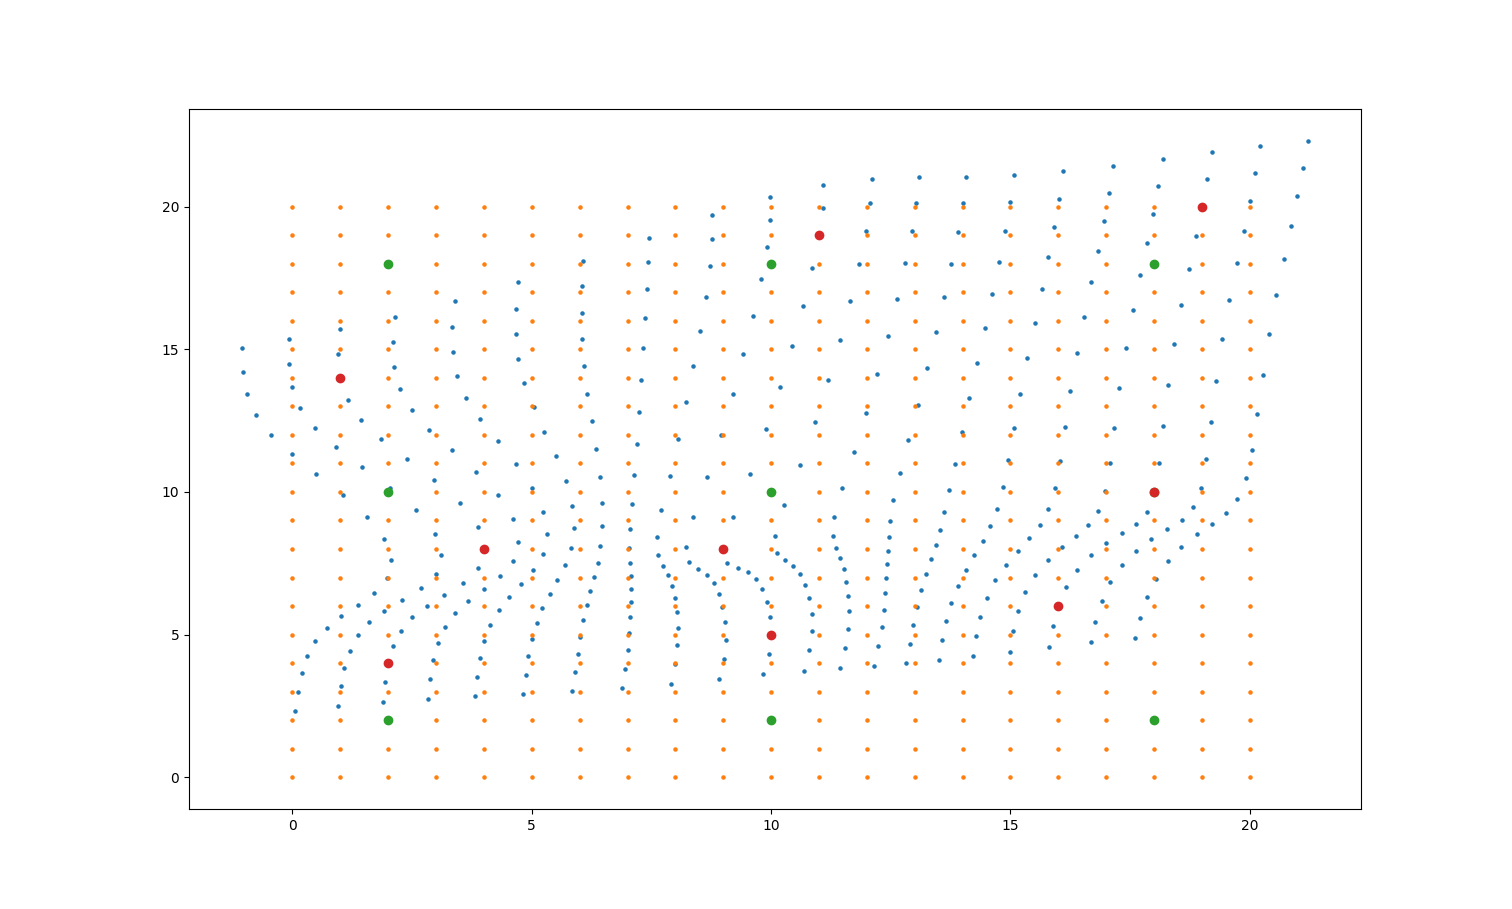

Write Python code to recreate this figure.
import numpy as np
import matplotlib.pyplot as plt
import time
from MLSDeformation import mls_affine_transform_pre_calc, calculate_new_v

# Create grid
xgrid = np.linspace(0, 20, 21)
ygrid = np.linspace(0, 20, 21)
grid = []
for i in xgrid:
    for j in ygrid:
        grid.append(np.array([i, j]))
grid = np.array(grid)
p = [[2, 2], [2, 10], [2, 18], [10, 2], [10, 10], [10, 18], [18, 2], [18, 10], [18, 18]]
q = [[2, 4], [4, 8], [1, 14], [10, 5], [9, 8], [11, 19], [16, 6], [18, 10], [19, 20]]

mls_affine_transform_pre_calc(p, grid, 1)
A_list, w, w_sum = mls_affine_transform_pre_calc(p, grid, 1)
time1 = time.time()
new_v = (calculate_new_v(q, A_list, w, w_sum, grid))
print(time.time() - time1)

print("done")
plt.scatter(new_v[:, 0], new_v[:, 1], s=5)
plt.scatter(grid[:, 0], grid[:, 1], s=5)
plt.scatter(np.array(p)[:, 0], np.array(p)[:, 1])
print(np.array(p)[:, 0])
plt.scatter(np.array(q)[:, 0], np.array(q)[:, 1])

plt.show()
